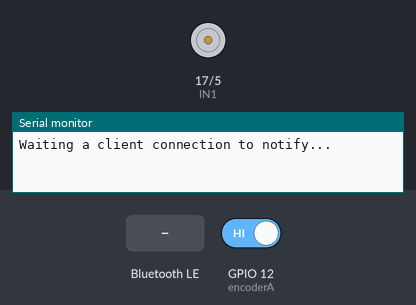
The sketch below on a simulated ESP32. Shown: motor-driver pin pairs drawn as motors (green arrow = first pin HIGH = forward, orange = second pin HIGH = backward, longer = more drive, scaled by the enable pin), the last lines printed to the serial monitor. The inputs (shaded band) are chosen by the test bench; at power-on: GPIO 12 (encoderA) HIGH. Nothing arrives over Bluetooth unless stated; a phone connects over Bluetooth LE 3 s after start.

Above: at 1.2 s.
1.3 s: Bluetooth LE write "5" received
At 2.4 s:
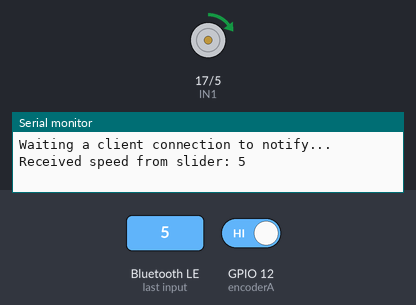
2.8 s: Bluetooth LE write "90" received
At 3.5 s:
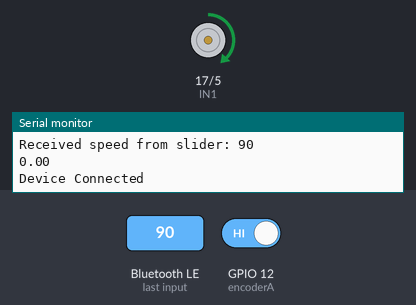
4.3 s: Bluetooth LE write "200" received
At 4.7 s:
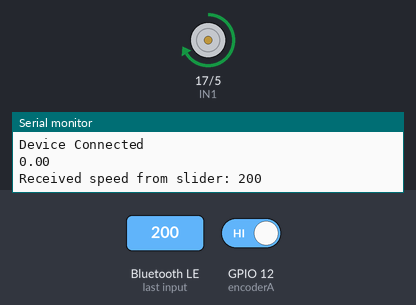
Timing chart, 0 to 7.3 s (numbered marks = the images above; inputs shaded):
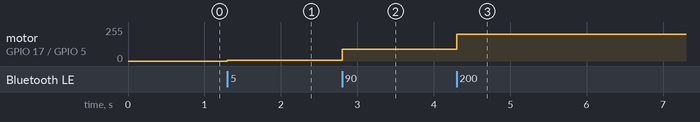

The sketch:

Web_bluetooth.ino
```cpp
// (licence header left out)
//I re-used the old code and modify it (cook it)
#include <BLEDevice.h>
#include <BLEServer.h>
#include <BLEUtils.h>
#include <BLE2902.h>

BLEServer* pServer = NULL;
BLECharacteristic* pSensorCharacteristic = NULL;
BLECharacteristic* pLedCharacteristic = NULL;
bool deviceConnected = false;
bool oldDeviceConnected = false;
// uint32_t value = 0;

// Use the appropriate GPIO pin for your setup
// Motor pins
const int IN1 = 17;
const int IN2 = 5;
const int PWM_PIN = 16;
// Encoder pins
const int encoderA = 12;
const int encoderB = 13;

volatile long encoderCount = 0;
const int pulsesPerRevolution = 235;
unsigned long lastTime = 0;
long lastEncoderCount = 0;
float velocityRPM = 0.0;

//UPDATE encoder
void IRAM_ATTR onEncoderA(){
  int b = digitalRead(encoderB);
  if (digitalRead(encoderB) == LOW){
    encoderCount++;
  }else{
    encoderCount--;
  }
}

//Let it Go forward
void setMotor(int speed){
  digitalWrite(IN1, HIGH);
  digitalWrite(IN2, LOW);
  if (speed < 0 ) speed = 0; // No negative speed
  if (speed > 255) speed = 255; // Max speed is 255
  analogWrite(PWM_PIN, speed); // Set speed

}
float getRPM(){
  int pulses = encoderCount - lastEncoderCount;
  lastEncoderCount = encoderCount;
  float rpm = (pulses * 600.0) / pulsesPerRevolution;
  return rpm;
}
// See the following for generating UUIDs:
// https://www.uuidgenerator.net/
#define SERVICE_UUID        "19b10000-e8f2-537e-4f6c-d104768a1214"
#define SENSOR_CHARACTERISTIC_UUID "19b10001-e8f2-537e-4f6c-d104768a1214"
#define LED_CHARACTERISTIC_UUID "19b10002-e8f2-537e-4f6c-d104768a1214"

class MyServerCallbacks: public BLEServerCallbacks {
  void onConnect(BLEServer* pServer) {
    deviceConnected = true;
  };

  void onDisconnect(BLEServer* pServer) {
    deviceConnected = false;
  }
};

class MyCharacteristicCallbacks : public BLECharacteristicCallbacks {
  void onWrite(BLECharacteristic* pLedCharacteristic) {
    String value = pLedCharacteristic->getValue();
    if (value.length() > 0) {
      String strValue = String(value.c_str());
      int receivedValue = strValue.toInt();
      Serial.print("Received speed from slider: ");
      Serial.println(receivedValue); // Print the integer value
      setMotor(receivedValue);

      // int receivedValue = static_cast<int>(value[0]);
      // if (receivedValue == 1) {
      //   digitalWrite(ledPin, HIGH);
      // } else {
      //   digitalWrite(ledPin, LOW);
      // }
    }
  }
};

void setup() {
  Serial.begin(115200);
  //MOTOR SPEED
  // Setup motor pins
  pinMode(IN1, OUTPUT);
  pinMode(IN2, OUTPUT);
  pinMode(PWM_PIN, OUTPUT);
   // Setup encoder pins
  pinMode(encoderA, INPUT_PULLUP);
  pinMode(encoderB, INPUT_PULLUP);
  attachInterrupt(digitalPinToInterrupt(encoderA), onEncoderA, RISING);

  // Start with motor off
  digitalWrite(IN1, LOW);
  digitalWrite(IN2, LOW);
  analogWrite(PWM_PIN, 0);


  // Create the BLE Device
  BLEDevice::init("Huhu");

  // Create the BLE Server
  pServer = BLEDevice::createServer();
  pServer->setCallbacks(new MyServerCallbacks());

  // Create the BLE Service
  BLEService *pService = pServer->createService(SERVICE_UUID);

  // Create a BLE Characteristic
  pSensorCharacteristic = pService->createCharacteristic(
                      SENSOR_CHARACTERISTIC_UUID,
                      BLECharacteristic::PROPERTY_READ   |
                      BLECharacteristic::PROPERTY_WRITE  |
                      BLECharacteristic::PROPERTY_NOTIFY |
                      BLECharacteristic::PROPERTY_INDICATE
                    );

  // Create the ON button Characteristic
  pLedCharacteristic = pService->createCharacteristic(
                      LED_CHARACTERISTIC_UUID,
                      BLECharacteristic::PROPERTY_WRITE
                    );

  // Register the callback for the ON button characteristic
  pLedCharacteristic->setCallbacks(new MyCharacteristicCallbacks());

  // https://www.bluetooth.com/specifications/gatt/viewer?attributeXmlFile=org.bluetooth.descriptor.gatt.client_characteristic_configuration.xml
  // Create a BLE Descriptor
  pSensorCharacteristic->addDescriptor(new BLE2902());
  pLedCharacteristic->addDescriptor(new BLE2902());

  // Start the service
  pService->start();

  // Start advertising
  BLEAdvertising *pAdvertising = BLEDevice::getAdvertising();
  pAdvertising->addServiceUUID(SERVICE_UUID);
  pAdvertising->setScanResponse(false);
  pAdvertising->setMinPreferred(0x0);  // set value to 0x00 to not advertise this parameter
  BLEDevice::startAdvertising();
  Serial.println("Waiting a client connection to notify...");
}

void loop() {
  // notify changed value
  // setMotor(200);
  if (deviceConnected) {
    // int speed = 250;
    // setMotor(speed);
    //current time
    unsigned long  currentTime = millis();
    if(currentTime - lastTime >= 1000){
      float rpm = getRPM();
      // long deltaCount = encoderCount - lastEncoderCount;
      // float deltaTimeSec = (currentTime - lastTime)/1000.0;
      // float velocityRPM = (deltaCount/ (float)pulsesPerRevolution) * (60.0 / deltaTimeSec);
      String dataTosend = String(rpm);
      pSensorCharacteristic->setValue(String(dataTosend).c_str());
      pSensorCharacteristic->notify();
      Serial.println(dataTosend);
      lastTime = currentTime;
      lastEncoderCount = encoderCount;
    }

    // // Serial.print("New value notified: ");
    // Serial.println(encoderCount);
    // delay(3000); // bluetooth stack will go into congestion, if too many packets are sent, in 6 hours test i was able to go as low as 3ms
  }
  // disconnecting
  if (!deviceConnected && oldDeviceConnected) {
    Serial.println("Device disconnected.");
    delay(500); // give the bluetooth stack the chance to get things ready
    pServer->startAdvertising(); // restart advertising
    Serial.println("Start advertising");
    oldDeviceConnected = deviceConnected;
  }
  // connecting
  if (deviceConnected && !oldDeviceConnected) {
    // do stuff here on connecting
    oldDeviceConnected = deviceConnected;
    Serial.println("Device Connected");
  }
}
```

Measured:
- after the input at 1.3 s, motor on GPIO 17 (IN1) / GPIO 5 (IN2): stopped → forward 5/255 at once
- after the input at 2.8 s, motor on GPIO 17 (IN1) / GPIO 5 (IN2): forward 5/255 → forward 90/255 at once
- after the input at 4.3 s, motor on GPIO 17 (IN1) / GPIO 5 (IN2): forward 90/255 → forward 200/255 at once
